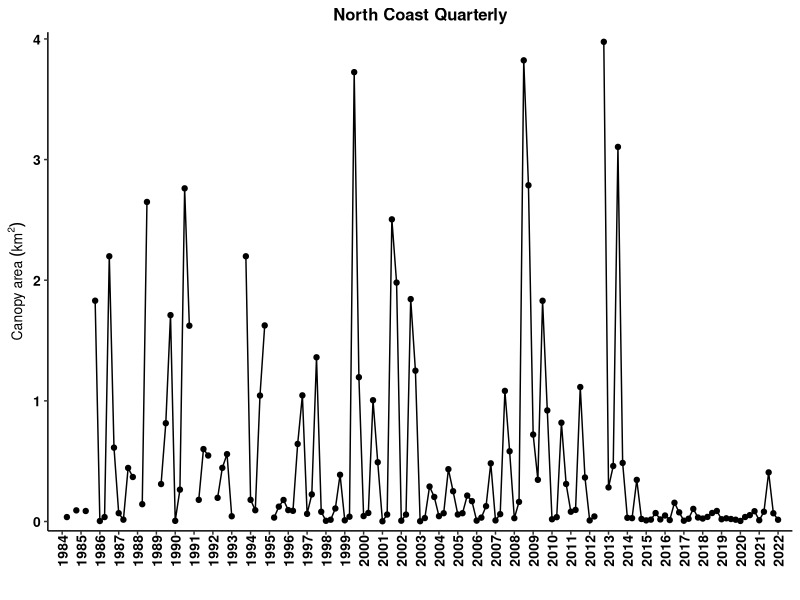
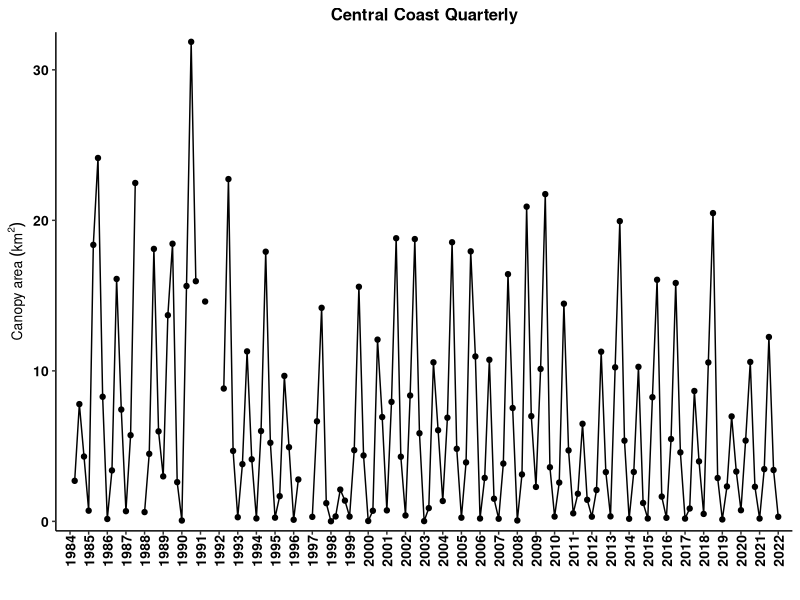
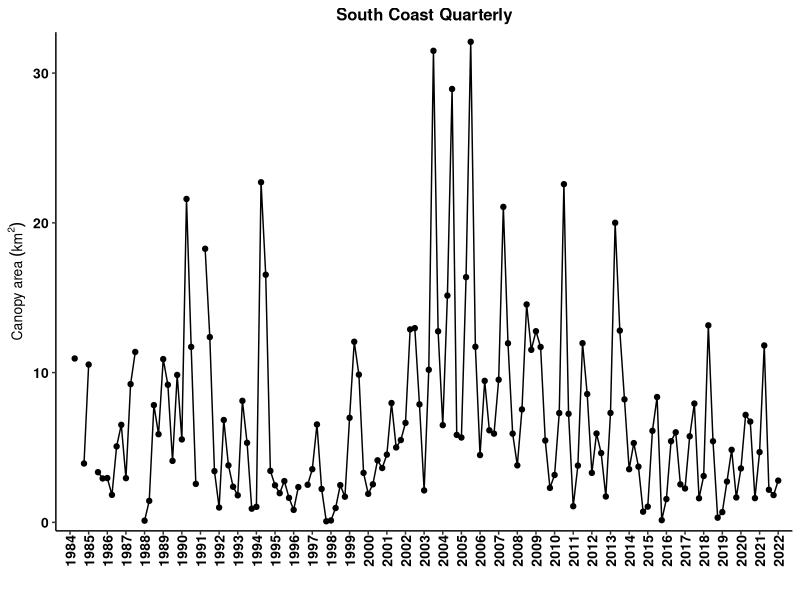
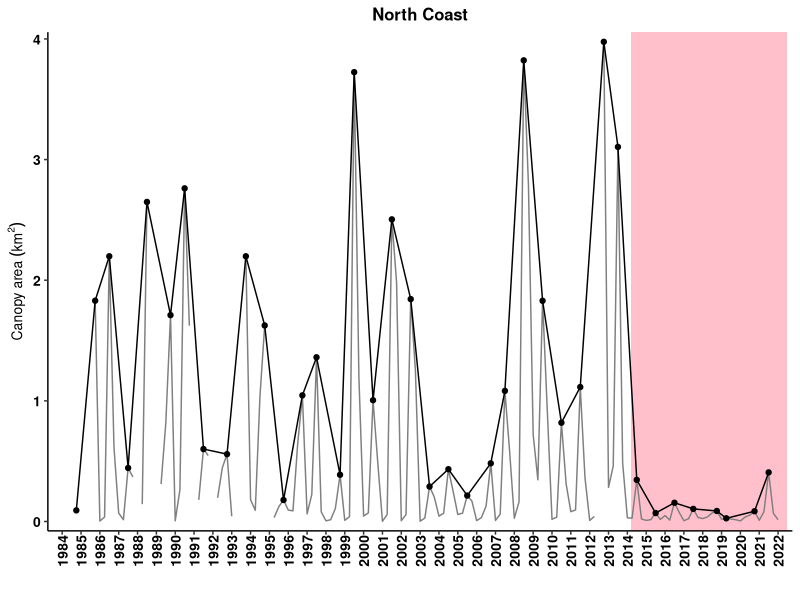
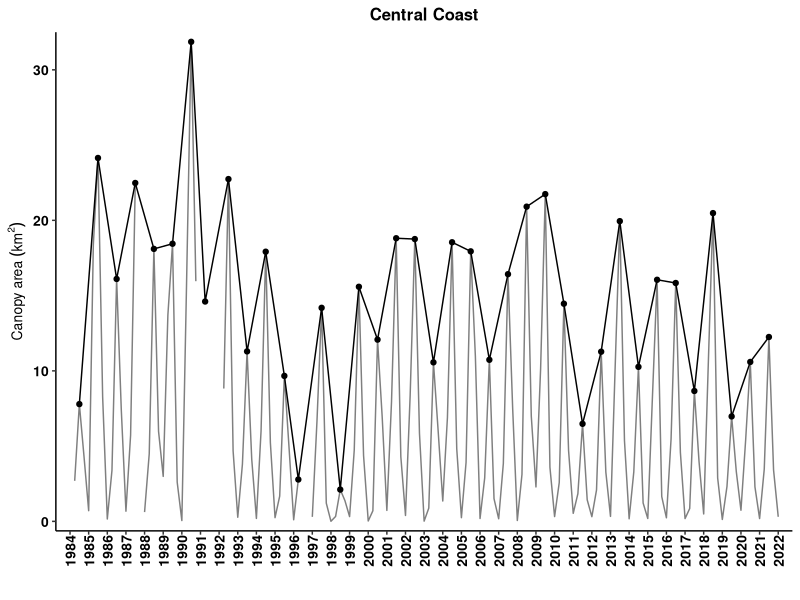
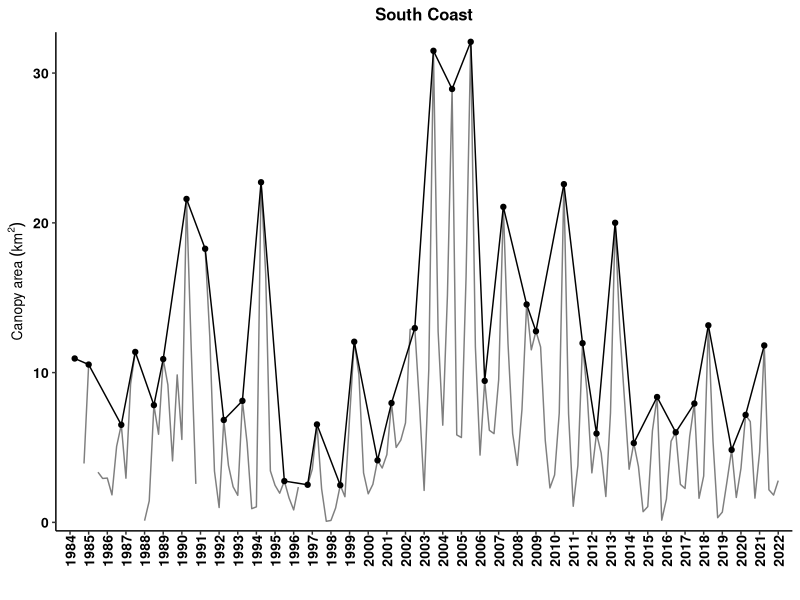

These figures' R source, in order:
## ---- chunk 1
knitr::opts_chunk$set(echo = FALSE, warning = FALSE, message = FALSE)
options(knitr.table.format = "latex")
# to create a PDF output, change "output:html_document" to "output: pdf_document" in the header above.
# note about fig_crop:FALSE. This makes the PDF output look nicer by putting spaces btwn the figures instead of smashing them as close together as possible. It doesn't do anything to the HTML output as far as I can tell.
# how to assign username: git config --global user.name "gcontolini"
# how to add, commit, and add message in terminal: git commit -am "commit message"
# how to write commit message in terminal: write message then press esc and :wq to save and exit

#### Load libraries ####
library(ggplot2) # plotting
library(ggpubr) # arranging plots
library(scales) # let's you put commas in the axis labels for thousands
library(dplyr) # data manipulations
library(tidyr) # data cleaning
library(readr) # better data reading
library(ncdf4)
library(sf) # special features. probably mapping. 
library(sp) # spatial data
library(lubridate) # manipulating dates easily
library(knitr) # to knit the Rmd file
library(kableExtra) # pretty tables
library(bookdown) # pretty table additions

#### ggplot theme ####
my.theme = theme( 
   panel.background = element_blank(), 
   panel.grid.minor.x = element_blank(),
   panel.grid.major.x = element_blank(),
   panel.grid = element_blank(),
   axis.text  = element_text(size=10, face='bold', color='black'), #makes axis labels bigger
   axis.title = element_text(size=10, face="bold"), #makes axis title bigger and bold
   #axis.title.y = element_text(margin=margin(0,10,0,5)), #pushes the y axis title away from the y axis labels
   strip.background = element_blank(),
   #legend.title = element_blank(),
   #legend.text = element_text(size=8),
   legend.background = element_blank(), 
   legend.key = element_blank(), #makes the legend background behind the symbols go away.
   #axis.ticks.x = element_blank()
   axis.line = element_line(color = 'black'), 
   panel.border = element_blank(), # this removes the box around the plot   
   plot.title = element_text(size=12 ,face='bold', hjust = 0.5), # hjust 0.5 makes title centered
   axis.text.x = element_text(size = 10, angle = 90, vjust = 0.5, margin = margin(0,0,5,0)) # rotates x axis labels 90 degrees counter-clockwise, pushes bars onto x axis
)

#### Import data ####
# info on the data: https://sbclter.msi.ucsb.edu/data/catalog/package/?package=knb-lter-sbc.74

# Instructions from Dr. Tom Bell:
# “The output files show the Admin Bed # in the first column and the rest of the columns are quarters from 1984 - 2020. Area is in m2 and biomass is in fresh kg. Missing values (due to lack of imagery or clouds are labelled as -999).”

# Edible seaweed data from CDFW
# edible = read.csv('EdibleSeaweedHarvest_rfm_1-28-21.csv') # edible seaweed harvest. This one has months. That is important.
# kelp = read.csv('KelpHarvest_vers2_rfm_1-28-21.csv') # kelp harvest
## ---- chunk 2
# ## THIS HAS ALL BEEN COMMENTED BECAUSE IT IS JUST THE WORK THAT LED TO THE CSVS I'M USING FOR THE FIGS

# #Regional Kelp Biomass and Area Dynamics
# #Tom Bell
# #March 1, 2021
# # **Please let me know if you need help with any step!**
# 
# #Install Packages **(Only the first time you ever run this script)**
# #The first time you ever run this script, please install these packages by removing the '#' in front of each line (lines 8 - 10)
# # install.packages('ncdf4')
# # install.packages('sf')
# # install.packages('sp')
# 
# #Load Required Packages
# #You need to load these packages each time you restart an R session and run this script
# library(ncdf4)
# library(sf)
# library(sp)
# 
# #Set Work Directory
# #This is a folder on your computer where all input files and outputs files will be placed
# # **Please update this path to the working directory on your computer**
# # **Note that on a Windows machine the forward slashes "/" have to be changed to back slashes "\"
# setwd('/Users/gcontolini/OneDrive - California Department of Fish and Wildlife/Kelp Team/ESR Materials/Figures and data/total abundance')
# 
# #Load Admin Bed Shapefile
# #Place the lat/lon version of the Admin Bed shapefile in your working directory
# regions <- st_read('regional.shp')
# 
# #Open Kelp NetCDF File
# #Place the NetCDF file in your working directory
# #The file can be found here: https://sbclter.msi.ucsb.edu/data/catalog/package/?package=knb-lter-sbc.74
# # nc_data <- nc_open('kelpCanopyFromLandsat_2020_v2.nc') # old data
# nc_data <- nc_open('LandsatKelpBiomass_2022_Q1_withmetadata.nc')
# 
# #Load necessary variables from NetCDF File
# lon <- ncvar_get(nc_data, 'longitude')
# lat <- ncvar_get(nc_data, 'latitude')
# years <- ncvar_get(nc_data, 'year')
# quarters <- ncvar_get(nc_data, 'quarter')
# biomass <- ncvar_get(nc_data, 'biomass')
# area <- ncvar_get(nc_data, 'area')
# 
# #Make Coordinate Dataframe
# coords <- data.frame(lon,lat)
# 
# #Create output matrices
# LN = dim(quarters)
# output_biomass <- matrix(ncol=LN, nrow=3)
# output_area <- matrix(ncol=LN, nrow=3)
# 
# for(i in 1:3){
#   
#   #Pull shapefile coordinates from each admin bed
#   #bed_coords <- as.data.frame(regions[i,]$geometry[[1]][[1]][[1]])
#   bed_coords <- as.data.frame(regions[i,]$geometry[[1]][[1]])
#   
#   #Find the kelp coordinates that exist inside each admin bed polygon
#   kelp_poly <- point.in.polygon(lon, lat, bed_coords$V1, bed_coords$V2, mode.checked=FALSE)
#   TF <- which(kelp_poly %in% 1)
#   
#   #Extract biomass and area data for each polygon
#   bio_bed <- biomass[TF,] 
#   area_bed <- area[TF,] 
#   
#   #Sum biomass and area
#   bio_bed_sum <- colSums(bio_bed, na.rm = TRUE, dims = 1)
#   area_bed_sum <- colSums(area_bed, na.rm = TRUE, dims = 1)
#   
#   #Remove Columns w/ >25% No Data (Clouds)
#   #Find all NA values (missing data) in the kelp dataset
#   bio_bed_NA = is.na(bio_bed)
#   area_bed_NA = is.na(area_bed)
#   
#   #Find number of kelp pixels in the polygon
#   L = dim(bio_bed)
#   
#   #Calculate the percent of NAs for each season
#   bio_bed_NA_percent <- colSums(bio_bed_NA, na.rm = TRUE)/L[1]
#   area_bed_NA_percent <- colSums(area_bed_NA, na.rm = TRUE)/L[1]
#   
#   #Find seasons with greater than 20% missing data
#   NA_GT <- which(bio_bed_NA_percent > 0.25)
#   NA_GTA <- which(area_bed_NA_percent > 0.25)
#   
#   #Set seasons with greater than 20% missing data to -999
#   bio_bed_sum[NA_GT] = -999
#   area_bed_sum[NA_GTA] = -999
#   
#   #Add summed kelp canopy data to matrix
#   output_biomass[i,] <- bio_bed_sum
#   output_area[i,] <- area_bed_sum
#   
# }
# 
# #Transpose Quarter and Year data
# quarterst <- t(quarters)
# yearst <- t(years)
# 
# #Add Quarter and Year data to output matrices
# output2_biomass <- rbind(quarterst, output_biomass)
# output3_biomass <- rbind(yearst, output2_biomass)
# output2_area <- rbind(quarterst, output_area)
# output3_area <- rbind(yearst, output2_area)
# 
# #Add region to output matrices
# region <- c('North','Central','South')
# regionNA <- c(rep(NA,2),region)
# output4_biomass <- cbind(regionNA, output3_biomass)
# output4_area <- cbind(regionNA, output3_area)
# 
# #Write CSV of kelp biomass time series for each region
# write.csv(output4_biomass, 'kelp_biomass_regional_output_2May2022.csv', row.names = FALSE)
# write.csv(output4_area, 'kelp_area_regional_output_2May2022.csv', row.names = FALSE)


output4_area <- read.csv('kelp_area_regional_output_2May2022.csv')

# I believe we only got countywide data directly from T Bell.
## ---- chunk 3
canopy_area <- output4_area %>%
   as.data.frame()

# I want to plot area vs. year.quarter. This means year.quarter needs to be in a column. Currently all cols are separate. This is called wide format. I want tall format.

# create column names
names(canopy_area) <- paste(canopy_area[1,], canopy_area[2,], sep='.') # paste years with quarters to make each col have a unique name.

# rename the ID col for counties
names(canopy_area)[1] <- "region"

# remove first 2 rows since they are not canopy data, just IDs--year and quarter
canopy_area <- canopy_area[-c(1:2),] 

# convert to tall format
canopy_area_tall <- canopy_area %>% 
   pivot_longer(-'region', names_to = 'year.qtr', values_to = 'm2')

# separate year and quarter into two cols
canopy_area_tall <- canopy_area_tall %>%
   separate(col = year.qtr, sep = "[.]", into = c("year","qtr")) # omg. you have to hard bracket the period for some reason. wtf does [^[:alnum:]]+ mean and why aren't brackets used in the example?????? :((

# make number cols numeric
canopy_area_tall$year <- as.numeric(canopy_area_tall$year)
canopy_area_tall$qtr <- as.numeric(canopy_area_tall$qtr)
canopy_area_tall$m2 <- as.numeric(canopy_area_tall$m2)

# make quarters actual quarter decimals for plotting
qtrs <- seq(0,0.75,0.25)
for(i in 1:4) {
   canopy_area_tall$qtr[which(canopy_area_tall$qtr == i)] <- qtrs[i]
}

# add year and quarter to get a continuous time column. Note that the tibble hides the decimals place for no apparent reason but the sum is correct.
canopy_area_tall$year.qtr <- canopy_area_tall$year + canopy_area_tall$qtr

# Change negative area to NA
canopy_area_tall$m2[which(canopy_area_tall$m2 < 0)] = NA

# Convert m2 to km2
canopy_area_tall$km2 = canopy_area_tall$m2 / 1e6
## ---- chunk 4

# All quarters
expand.a.little = 0.02

## North Coast
ggplot(canopy_area_tall[which(canopy_area_tall$region == 'North'),], aes(x = year.qtr, y = km2)) +
   geom_point() +
   geom_line() +
   scale_x_continuous(breaks = 1984:2022, expand = c(expand.a.little,0)) +
   scale_y_continuous(expand = c(expand.a.little, 0)) +
   labs(x = '',  y =  bquote('Canopy area'~(km^2))) +
   ggtitle('North Coast Quarterly') +
   my.theme

## Central Coast
ggplot(canopy_area_tall[which(canopy_area_tall$region == 'Central'),], aes(x = year.qtr, y = km2)) +
   geom_point() +
   geom_line() +
   scale_x_continuous(breaks = 1984:2022, expand = c(expand.a.little,0)) +
   scale_y_continuous(expand = c(expand.a.little, 0)) +
   labs(x = '',  y =  bquote('Canopy area'~(km^2))) +
   ggtitle('Central Coast Quarterly') +
   my.theme

## South Coast including Channel Islands
ggplot(canopy_area_tall[which(canopy_area_tall$region == 'South'),], aes(x = year.qtr, y = km2)) +
   geom_point() +
   geom_line() +
   scale_x_continuous(breaks = 1984:2022, expand = c(expand.a.little,0)) +
   scale_y_continuous(expand = c(expand.a.little, 0)) +
   labs(x = '',  y =  bquote('Canopy area'~(km^2))) +
   ggtitle('South Coast Quarterly') +
   my.theme
## ---- chunk 5
# create dataframe with only annual max canopy area values
canopy_area_tall_max <- canopy_area_tall %>% 
  dplyr::group_by(region, year) %>%
  dplyr::summarise(max.annual = max(km2, na.rm = T)) # but need to keep the quarter col. oh I can probably just merge.
canopy_area_tall_max <- canopy_area_tall_max %>% #remove 2022 max because there's only one quarter
                        filter(!year == 2022)
canopy_area_joined <- left_join(canopy_area_tall, canopy_area_tall_max) # but just want the row with the maximum
canopy_area_joined <- canopy_area_joined[which(canopy_area_joined$km2 == canopy_area_joined$max.annual),]


# North Coast
ggplot(canopy_area_tall[which(canopy_area_tall$region == 'North'),], aes(x = year.qtr, y = km2)) +
  geom_rect(xmin = 2014.2, xmax = 2022.5, ymin = -Inf, ymax = Inf, fill = 'pink') +
  geom_line(color = 'grey50') +
  geom_point(data = canopy_area_joined[which(canopy_area_joined$region == 'North'),], aes(x = year.qtr, y = max.annual)) +
  geom_line(data = canopy_area_joined[which(canopy_area_joined$region == 'North'),], aes(x = year.qtr, y = max.annual)) +
  scale_x_continuous(breaks = 1984:2022, expand = c(expand.a.little,0)) +
  scale_y_continuous(expand = c(expand.a.little,0)) +
  labs(x = '',  y =  bquote('Canopy area'~(km^2))) +
  ggtitle('North Coast') +
  my.theme

# Central Coast
ggplot(canopy_area_tall[which(canopy_area_tall$region == 'Central'),], aes(x = year.qtr, y = km2)) +
  geom_line(color = 'grey50') +
  geom_point(data = canopy_area_joined[which(canopy_area_joined$region == 'Central'),], aes(x = year.qtr, y = max.annual)) +
  geom_line(data = canopy_area_joined[which(canopy_area_joined$region == 'Central'),], aes(x = year.qtr, y = max.annual)) +
  scale_x_continuous(breaks = 1984:2022, expand = c(expand.a.little,0)) +
  scale_y_continuous(expand = c(expand.a.little,0)) +
  labs(x = '',  y =  bquote('Canopy area'~(km^2))) +
  ggtitle('Central Coast') +
  my.theme

# South Coast
ggplot(canopy_area_tall[which(canopy_area_tall$region == 'South'),], aes(x = year.qtr, y = km2)) +
  geom_line(color = 'grey50') +
  geom_point(data = canopy_area_joined[which(canopy_area_joined$region == 'South'),], aes(x = year.qtr, y = max.annual)) +
  geom_line(data = canopy_area_joined[which(canopy_area_joined$region == 'South'),], aes(x = year.qtr, y = max.annual)) +
  scale_x_continuous(breaks = 1984:2022, expand = c(expand.a.little,0)) +
  scale_y_continuous(expand = c(expand.a.little,0)) +
  labs(x = '',  y =  bquote('Canopy area'~(km^2))) +
  ggtitle('South Coast') +
  my.theme

## ---- chunk 6
qtr_max_region <- canopy_area_tall %>%
  group_by(region, year) %>%        # group by region and year
  slice(which.max(km2)) %>%      # find the maximum km2 value
  subset(select = -year.qtr) %>% # remove year.qtr col
  transmute(quarter = qtr*4+1)   # change quarters from decimals to 1,2,3,4

# Count how many quarters are the max per year per region
n_max_qtrs_region <- qtr_max_region %>%
  group_by(region, quarter) %>%
  summarise(number = length(quarter), .groups = 'drop') %>%
  complete(region, quarter, fill = list(number = 0)) # sets missing quarters to number = 0

kable(n_max_qtrs_region
      , digits = 2
      , booktabs = TRUE
      , row.names = FALSE
      , align = 'c'
      , linesep = ''
      , caption = 'Number of quarters with maximum annual canopy area'
) %>%
  kable_styling(latex_options = 'hold_position') # otherwise the table moves in the pdf
